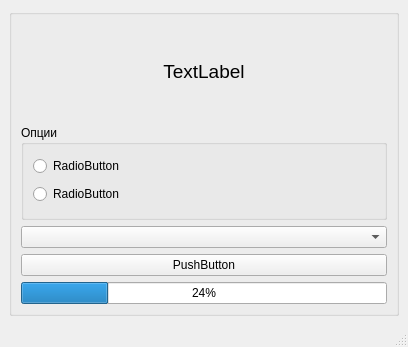
<?xml version="1.0" encoding="UTF-8"?>
<ui version="4.0">
 <class>MainWindow</class>
 <widget class="QMainWindow" name="MainWindow">
  <property name="geometry">
   <rect>
    <x>0</x>
    <y>0</y>
    <width>408</width>
    <height>347</height>
   </rect>
  </property>
  <property name="windowTitle">
   <string>MainWindow</string>
  </property>
  <widget class="QWidget" name="centralwidget">
   <layout class="QGridLayout" name="gridLayout">
    <item row="0" column="0">
     <widget class="QGroupBox" name="groupBox_2">
      <property name="title">
       <string/>
      </property>
      <layout class="QGridLayout" name="gridLayout_2">
       <item row="0" column="0">
        <widget class="QLabel" name="lbl_mainName">
         <property name="font">
          <font>
           <pointsize>14</pointsize>
          </font>
         </property>
         <property name="text">
          <string>TextLabel</string>
         </property>
         <property name="alignment">
          <set>Qt::AlignCenter</set>
         </property>
        </widget>
       </item>
       <item row="1" column="0">
        <widget class="QGroupBox" name="groupBox">
         <property name="title">
          <string>Опции</string>
         </property>
         <layout class="QVBoxLayout" name="verticalLayout">
          <item>
           <widget class="QRadioButton" name="rbtn_study">
            <property name="text">
             <string>RadioButton</string>
            </property>
           </widget>
          </item>
          <item>
           <widget class="QRadioButton" name="rbtn_sports">
            <property name="text">
             <string>RadioButton</string>
            </property>
           </widget>
          </item>
         </layout>
        </widget>
       </item>
       <item row="2" column="0">
        <widget class="QComboBox" name="dpdl_taskList"/>
       </item>
       <item row="3" column="0">
        <widget class="QPushButton" name="btn_result">
         <property name="text">
          <string>PushButton</string>
         </property>
        </widget>
       </item>
       <item row="4" column="0">
        <widget class="QProgressBar" name="pb_progress">
         <property name="value">
          <number>24</number>
         </property>
        </widget>
       </item>
      </layout>
     </widget>
    </item>
   </layout>
  </widget>
  <widget class="QMenuBar" name="menubar">
   <property name="geometry">
    <rect>
     <x>0</x>
     <y>0</y>
     <width>408</width>
     <height>21</height>
    </rect>
   </property>
  </widget>
  <widget class="QStatusBar" name="statusbar"/>
 </widget>
 <resources/>
 <connections/>
</ui>
